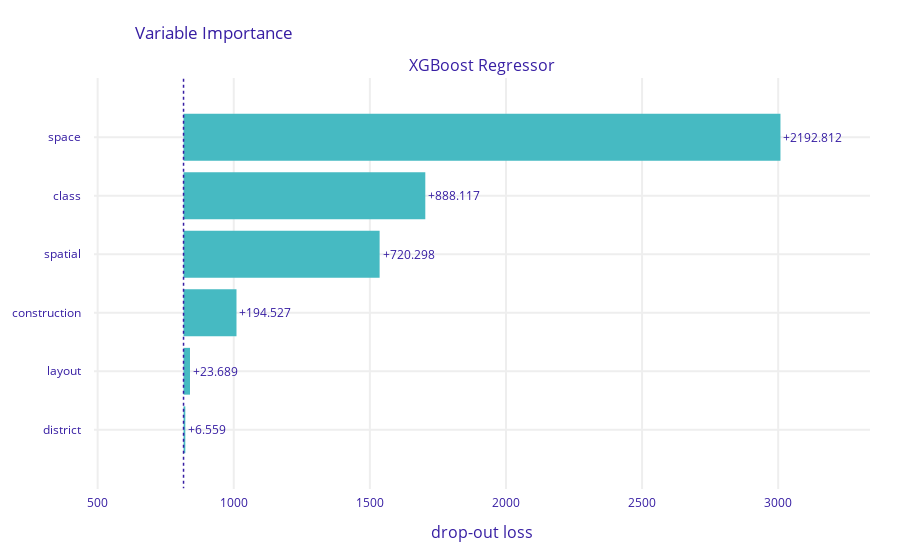

The notebook cell this image was saved under:
### Markdown cell above
Drop-out loss plot with grouped variables

### Code cell
variable_groups = {
    'space': ['area', 'room_number'],
    'layout': ['terrace', 'separate_kitchen', 'utility_room'],
    'construction': ['building_age', 'bt_tenement'],
    'spatial': ['distance_to_center', 'distance_to_subway', 'avg_price'],
    'district': ['Targowek', 'Wilanow'],
    'class': ['ac_premium', 'ac_superior', 'ac_basic']}

explainer.model_parts(variable_groups=variable_groups).plot()

### Figure 1 — Plotly figure (JSON) as saved in the notebook; plotly's stock layout.template omitted (floating-point values rounded to 4 significant figures)
{"data": [{"base": 815.5, "hoverinfo": "text", "hoverlabel": {"bgcolor": "rgba(0, 0, 0, 0.8)"}, "hovertext": ["Model: XGBoost Regressor loss after<br>variable: space is permuted: 3008.326<br>Drop-out loss change: +2192.812", "Model: XGBoost Regressor loss after<br>variable: class is permuted: 1703.631<br>Drop-out loss change: +888.117", "Model: XGBoost Regressor loss after<br>variable: spatial is permuted: 1535.812<br>Drop-out loss change: +720.298", "Model: XGBoost Regressor loss after<br>variable: construction is permuted: 1010.041<br>Drop-out loss change: +194.527", "Model: XGBoost Regressor loss after<br>variable: layout is permuted: 839.203<br>Drop-out loss change: +23.689", "Model: XGBoost Regressor loss after<br>variable: district is permuted: 822.073<br>Drop-out loss change: +6.559"], "marker": {"color": "#46bac2"}, "orientation": "h", "showlegend": false, "text": ["+2192.812", "+888.117", "+720.298", "+194.527", "+23.689", "+6.559"], "textposition": "outside", "type": "bar", "x": [2193.0, 888.1, 720.3, 194.5, 23.69, 6.559], "xaxis": "x", "y": ["space", "class", "spatial", "construction", "layout", "district"], "yaxis": "y"}], "layout": {"annotations": [{"font": {"size": 16}, "showarrow": false, "text": "XGBoost Regressor", "x": 0.5, "xanchor": "center", "xref": "paper", "y": 1, "yanchor": "bottom", "yref": "paper"}, {"font": {"size": 16}, "showarrow": false, "text": "drop-out loss", "x": 0.5, "xanchor": "center", "xref": "paper", "y": 0, "yanchor": "top", "yref": "paper", "yshift": -30}], "autosize": true, "font": {"color": "#371ea3"}, "margin": {"b": 71, "r": 30, "t": 78}, "shapes": [{"line": {"color": "#371ea3", "dash": "dot", "width": 1.5}, "type": "line", "x0": 815.5, "x1": 815.5, "xref": "x", "y0": -1, "y1": 6, "yref": "y"}], "title": {"text": "Variable Importance", "x": 0.15}, "xaxis": {"anchor": "y", "automargin": true, "domain": [0, 1], "fixedrange": true, "gridwidth": 2, "range": [486.6, 3337.0], "tickcolor": "white", "ticklen": 3, "ticks": "outside", "type": "linear", "zeroline": false}, "yaxis": {"anchor": "x", "automargin": true, "autorange": true, "domain": [0, 1], "fixedrange": true, "gridwidth": 2, "range": [6.025, -1.025], "tickcolor": "white", "ticklen": 10, "ticks": "outside", "type": "category"}}}
